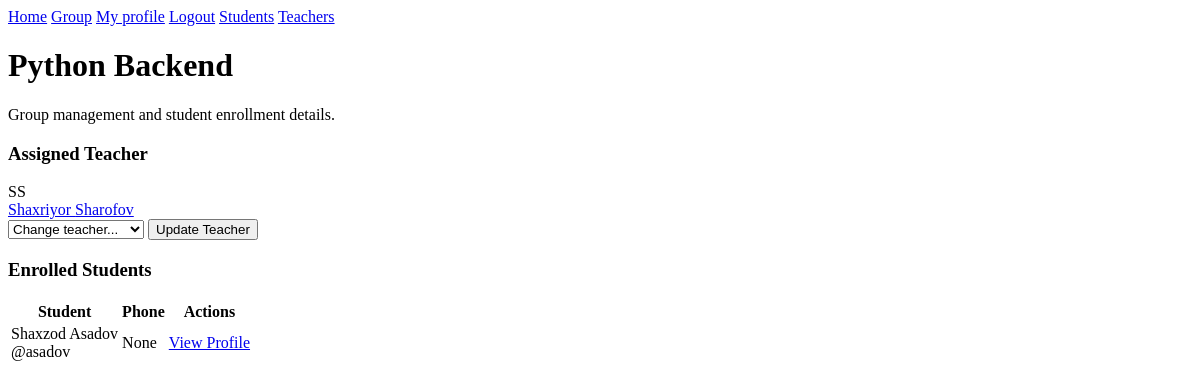
Before: /manager/group-detail/1 (signed in) with the older database file.
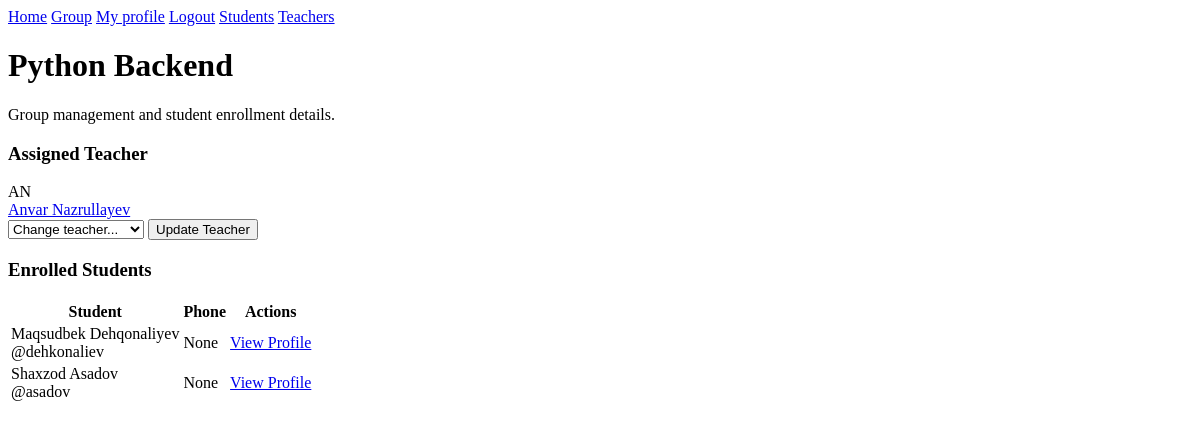
After: the same page with the newer database file.
### manager/models.py (models this page shows, shortened)
class Group(models.Model):
    name = models.CharField(max_length=100)
    manager = models.ForeignKey(CustomUser, on_delete=models.SET_NULL, null=True, limit_choices_to={'role': 'MANAGER'})
    teacher = models.ForeignKey(CustomUser, on_delete=models.SET_NULL, null=True, limit_choices_to={'role': 'TEACHER'}, related_name='group_teacher')
    students = models.ManyToManyField(CustomUser,  limit_choices_to={'role': 'STUDENT'}, related_name='enrolled_groups')

### home/models.py (models this page shows)
class CustomUser(AbstractUser):
    ROLE_CHOICES = (
        ('MANAGER', 'Manager'),
        ('TEACHER', 'Teacher'),
        ('STUDENT', 'Student'),
    )
    role = models.CharField(max_length=10, choices=ROLE_CHOICES, default='STUDENT')
    phone_num = models.CharField(max_length=12, blank=True, null=True)
    profile_img = models.ImageField(upload_to='avtrs/', default='default_user.jpg', blank=True)

### manager/views.py (the view, shortened to what this page needs)
# urls.py: path('group-detail/<int:pk>', GroupDetailView.as_view(), name='mg-group-detail'),
class GroupDetailView(LoginRequiredMixin, View):
    def get(self, request, pk):
        access_check = is_manager(request)
        if access_check:
            return access_check
        group = get_object_or_404(Group, pk=pk)
        teachers = CustomUser.objects.filter(role='TEACHER')
        students = group.students.all()
        context = {
            'group': group,
            'students': students,
            'teachers': teachers
        }
        return render(request, 'manager/mg-group-detail.html', context)

### manager/views.py (called while the page is built)
def is_manager(request):
    if request.user.role != 'MANAGER':
        return redirect('no-access')
    return None

### templates/manager/mg-group-detail.html (shortened to what this page needs)
{% extends 'mg-base.html' %}
{% block content %}
<div class="mb-8">
    <h1 class="text-2xl font-bold text-white mb-2">{{ group.name }}</h1>
    <p class="text-slate-400">Group management and student enrollment details.</p>
</div>
<div class="grid grid-cols-1 lg:grid-cols-3 gap-6">
    <div class="lg:col-span-1 space-y-6">
        <div class="bg-slate-800 border border-slate-700 rounded-xl p-6">
            <h3 class="font-bold text-white mb-4">Assigned Teacher</h3>
            {% if group.teacher %}
                <div class="flex items-center gap-3 mb-6">
                    <div class="w-10 h-10 rounded-full bg-blue-600/20 flex items-center justify-center text-blue-400 font-bold">
                        {{ group.teacher.first_name|slice:":1" }}{{ group.teacher.last_name|slice:":1" }}
                    </div>
                    <a href="{% url 'mg-teacher-profile' group.teacher.username %}" class="text-blue-400 hover:text-blue-300 font-medium">
                        {{ group.teacher.first_name }} {{ group.teacher.last_name }}
                    </a>
                </div>
            {% else %}
                <p class="text-slate-500 italic mb-6">No teacher assigned.</p>
            {% endif %}
            <form method="POST" class="space-y-3">
                <select name="teacher" class="w-full bg-slate-900 border border-slate-700 rounded p-2 text-sm text-slate-200">
                    <option value="" disabled selected>Change teacher...</option>
                </select>
                <button type="submit" class="w-full bg-blue-600 hover:bg-blue-500 text-white py-2 rounded text-sm font-semibold">Update Teacher</button>
            </form>
        </div>
    </div>
    <div class="lg:col-span-2 bg-slate-800 border border-slate-700 rounded-xl overflow-hidden">
        <div class="px-6 py-4 border-b border-slate-700">
            <h3 class="font-bold text-white">Enrolled Students</h3>
        </div>
        <table class="w-full text-left text-sm text-slate-300">
            <thead class="bg-slate-900 text-slate-400 uppercase text-xs font-semibold">
                <tr>
                    <th class="px-6 py-4">Student</th>
                    <th class="px-6 py-4">Phone</th>
                    <th class="px-6 py-4 text-right">Actions</th>
                </tr>
            </thead>
            <tbody class="divide-y divide-slate-700">
                {% for student in students %}
                <tr class="hover:bg-slate-750 transition-colors">
                    <td class="px-6 py-4">
                        <div class="font-medium text-white">{{ student.first_name }} {{ student.last_name }}</div>
                        <div class="text-slate-500 text-xs">@{{ student.username }}</div>
                    </td>
                    <td class="px-6 py-4">{{ student.phone_num }}</td>
                    <td class="px-6 py-4 text-right">
                        <a href="{% url 'mg-student-profile' student.username %}" class="text-indigo-400 hover:text-indigo-300">View Profile</a>
                    </td>
                </tr>
                {% empty %}
                <tr>
                    <td colspan="3" class="py-10 text-center text-slate-500">No students enrolled in this group.</td>
                </tr>
                {% endfor %}
            </tbody>
        </table>
    </div>
</div>
{% endblock %}

Changed rows visible on the page:
changed Group "Python Backend": teacher.first_name "S" → "A"; teacher.last_name "S" → "N"; teacher.first_name "Shaxriyor" → "Anvar"; teacher.last_name "Sharofov" → "Nazrullayev"
now on this page (row edited): CustomUser: first_name "Maqsudbek", last_name "Dehqonaliyev", username "dehkonaliev", phone_num "None"
